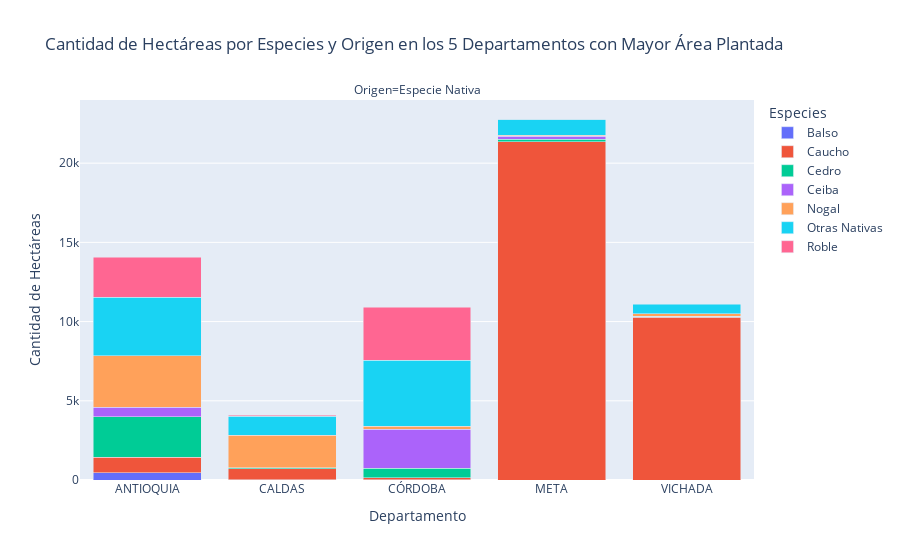

The code cell stored with this chart in its notebook:
### Code cell
hectareas_por_especies_nativa = hectareas_por_especies_origen[hectareas_por_especies_origen['Agrupacion por Origen'] == 'Especie Nativa']
#Crear el gráfico de barras apiladas
fig = px.bar(hectareas_por_especies_nativa,
             x='Departamento',
             y='Hectareas (Ha)',
             color='Agrupacion por Especies Reforestacion Comercial',
             facet_col='Agrupacion por Origen',
             title='Cantidad de Hectáreas por Especies y Origen en los 5 Departamentos con Mayor Área Plantada',
             labels={'Hectareas (Ha)': 'Cantidad de Hectáreas', 'Agrupacion por Especies Reforestacion Comercial': 'Especies', 'Agrupacion por Origen': 'Origen'},
             barmode='stack')

# Mostrar el gráfico
fig.show()

### Figure 1 — Plotly figure (JSON) as saved in the notebook; plotly's stock layout.template omitted (floating-point values rounded to 4 significant figures)
{"data": [{"alignmentgroup": "True", "hovertemplate": "Especies=Balso<br>Origen=Especie Nativa<br>Departamento=%{x}<br>Cantidad de Hectáreas=%{y}<extra></extra>", "legendgroup": "Balso", "marker": {"color": "#636efa", "pattern": {"shape": ""}}, "name": "Balso", "offsetgroup": "Balso", "orientation": "v", "showlegend": true, "textposition": "auto", "type": "bar", "x": ["ANTIOQUIA", "CALDAS", "CÓRDOBA"], "xaxis": "x", "y": [463, 15.4, 1.5], "yaxis": "y"}, {"alignmentgroup": "True", "hovertemplate": "Especies=Caucho<br>Origen=Especie Nativa<br>Departamento=%{x}<br>Cantidad de Hectáreas=%{y}<extra></extra>", "legendgroup": "Caucho", "marker": {"color": "#EF553B", "pattern": {"shape": ""}}, "name": "Caucho", "offsetgroup": "Caucho", "orientation": "v", "showlegend": true, "textposition": "auto", "type": "bar", "x": ["ANTIOQUIA", "CALDAS", "CÓRDOBA", "META", "VICHADA"], "xaxis": "x", "y": [983.7, 698.6, 133.5, 21350.0, 10270.0], "yaxis": "y"}, {"alignmentgroup": "True", "hovertemplate": "Especies=Cedro<br>Origen=Especie Nativa<br>Departamento=%{x}<br>Cantidad de Hectáreas=%{y}<extra></extra>", "legendgroup": "Cedro", "marker": {"color": "#00cc96", "pattern": {"shape": ""}}, "name": "Cedro", "offsetgroup": "Cedro", "orientation": "v", "showlegend": true, "textposition": "auto", "type": "bar", "x": ["ANTIOQUIA", "CALDAS", "CÓRDOBA", "META", "VICHADA"], "xaxis": "x", "y": [2540.0, 67.2, 595.5, 164.3, 58.2], "yaxis": "y"}, {"alignmentgroup": "True", "hovertemplate": "Especies=Ceiba<br>Origen=Especie Nativa<br>Departamento=%{x}<br>Cantidad de Hectáreas=%{y}<extra></extra>", "legendgroup": "Ceiba", "marker": {"color": "#ab63fa", "pattern": {"shape": ""}}, "name": "Ceiba", "offsetgroup": "Ceiba", "orientation": "v", "showlegend": true, "textposition": "auto", "type": "bar", "x": ["ANTIOQUIA", "CÓRDOBA", "META", "VICHADA"], "xaxis": "x", "y": [609.8, 2473.0, 188.6, 11], "yaxis": "y"}, {"alignmentgroup": "True", "hovertemplate": "Especies=Nogal<br>Origen=Especie Nativa<br>Departamento=%{x}<br>Cantidad de Hectáreas=%{y}<extra></extra>", "legendgroup": "Nogal", "marker": {"color": "#FFA15A", "pattern": {"shape": ""}}, "name": "Nogal", "offsetgroup": "Nogal", "orientation": "v", "showlegend": true, "textposition": "auto", "type": "bar", "x": ["ANTIOQUIA", "CALDAS", "CÓRDOBA", "META", "VICHADA"], "xaxis": "x", "y": [3232.0, 2053.0, 183.4, 61.0, 142.2], "yaxis": "y"}, {"alignmentgroup": "True", "hovertemplate": "Especies=Otras Nativas<br>Origen=Especie Nativa<br>Departamento=%{x}<br>Cantidad de Hectáreas=%{y}<extra></extra>", "legendgroup": "Otras Nativas", "marker": {"color": "#19d3f3", "pattern": {"shape": ""}}, "name": "Otras Nativas", "offsetgroup": "Otras Nativas", "orientation": "v", "showlegend": true, "textposition": "auto", "type": "bar", "x": ["ANTIOQUIA", "CALDAS", "CÓRDOBA", "META", "VICHADA"], "xaxis": "x", "y": [3701.0, 1192.0, 4164, 1024.0, 625.5], "yaxis": "y"}, {"alignmentgroup": "True", "hovertemplate": "Especies=Roble<br>Origen=Especie Nativa<br>Departamento=%{x}<br>Cantidad de Hectáreas=%{y}<extra></extra>", "legendgroup": "Roble", "marker": {"color": "#FF6692", "pattern": {"shape": ""}}, "name": "Roble", "offsetgroup": "Roble", "orientation": "v", "showlegend": true, "textposition": "auto", "type": "bar", "x": ["ANTIOQUIA", "CALDAS", "CÓRDOBA", "META"], "xaxis": "x", "y": [2542.0, 71.9, 3341.0, 3.2], "yaxis": "y"}], "layout": {"annotations": [{"font": {}, "showarrow": false, "text": "Origen=Especie Nativa", "x": 0.5, "xanchor": "center", "xref": "paper", "y": 1, "yanchor": "bottom", "yref": "paper"}], "autosize": true, "barmode": "stack", "legend": {"title": {"text": "Especies"}, "tracegroupgap": 0}, "title": {"text": "Cantidad de Hectáreas por Especies y Origen en los 5 Departamentos con Mayor Área Plantada"}, "xaxis": {"anchor": "y", "autorange": true, "domain": [0, 1], "range": [-0.5, 4.5], "title": {"text": "Departamento"}, "type": "category"}, "yaxis": {"anchor": "x", "autorange": true, "domain": [0, 1], "range": [0, 23990.0], "title": {"text": "Cantidad de Hectáreas"}, "type": "linear"}}}
